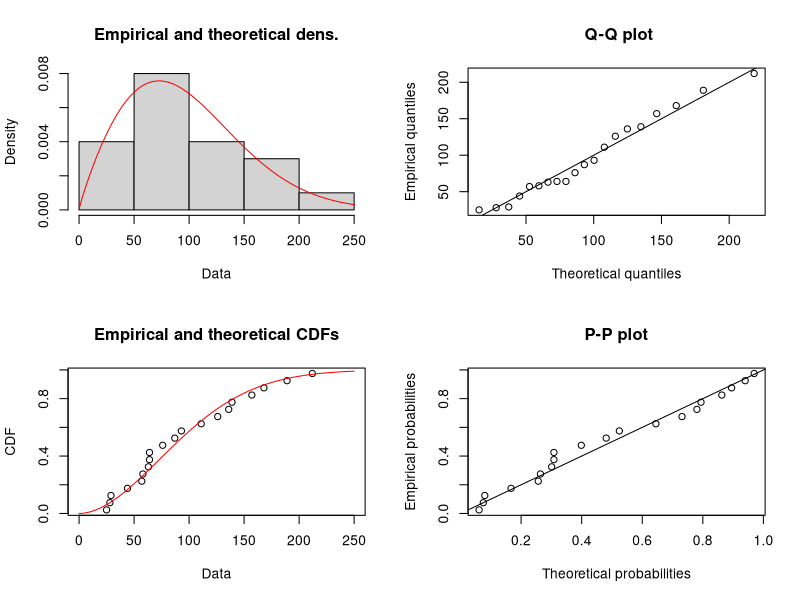

The R source for this figure: (Note: this script raises an error after producing the figure.)
library(MASS)

data <- cbind(c(1:20), 
              c(25,28,29,44,57,58,63,64,64,
                76,87,93,111,126,136,139,157,168,189,212))

colnames(data) <- c('i','t_i')
data[,2]


library(fitdistrplus)

fit <- fitdist(data[,2], "weibull")
summary(fit)
plot(fit) 

beta = 1

f <- sum(log(beta) + beta * log(lambda) + (beta - 1) * log(t) - (lambda * t_i)^beta)




loglik <- function(params, t){
  lambda <- params[1]
  beta <- params[2]
  n <- length(t)
  
  n*log(beta) + n*beta*log(lambda) +
    (beta - 1)*sum(log(t)) -
    sum((lambda * t)^beta)
}


neg_loglik <- function(params) - loglik(params, data[,2])

result <- optim(
  par    = c(0.01, 1.5),        # initial guess: lambda, beta
  fn     = neg_loglik,
  method = "L-BFGS-B",          # allows box constraints
  lower  = c(1e-10, 1e-10)      # keep both params positive
)

y <- data[,2]

f <- function(params, y){
  
  lambda <- params[1]
  beta <- params[2]
  n <- length(y)
  
  n*log(beta) + n*beta*log(lambda) + (beta - 1)*sum(log(y)) - 
    sum((lambda * y)^beta)
  
}

f(params = c(2,3), y)

initialval <- c(1,1)
optim(initialval, f,
      y = y,
      control = list(fnscale = -1),
      method = "BFGS",
      hessian = TRUE)


L <- c(2.4,3.2,3.8,4.2,5.0,5.0,
       6.2,7.6,8.4,8.4,8.8,8.8)

R <- c(2.6,3.4,4.0,4.4,5.2,5.2,
       6.4,7.8,8.6,8.6,Inf,Inf)

loglik <- function(par){
  
  lambda <- par[1]
  beta   <- par[2]
  
  if(lambda <= 0 || beta <= 0)
    return(1e20)
  
  S <- function(t)
    exp(-(lambda*t)^beta)
  
  ll <- 0
  
  for(i in seq_along(L)){
    
    if(is.infinite(R[i])){
      
      ll <- ll + log(S(L[i]))
      
    } else {
      
      ll <- ll + log(S(L[i]) - S(R[i]))
      
    }
  }
  
  -ll
}

fit <- optim(
  par = c(0.1,2),
  fn = loglik,
  method = "L-BFGS-B",
  lower = c(1e-8,1e-8)
)

fit$par




t0 <- c(2.4,3.2,3.8,4.2,5.0,6.2,7.6,8.4)
t1 <- c(2.6,3.4,4.0,4.4,5.2,6.4,7.8,8.6)

r  <- c(1,1,1,1,2,1,1,2)

tc <- 8.8      # زمان سانسور
m  <- 2        # تعداد سانسور شدهها


loglik <- function(par){
  
  lambda <- par[1]
  beta   <- par[2]
  
  if(lambda <= 0 || beta <= 0)
    return(-Inf)
  
  S <- function(t)
    exp(-(lambda*t)^beta)
  
  ll <- sum(
    r * log(S(t0) - S(t1))
  ) +
    m * log(S(tc))
  
  ll
}


fit <- optim(
  par = c(0.1,5),
  fn  = function(par) -loglik(par),
  method = "L-BFGS-B",
  lower = c(1e-10,1e-10)
)

fit$par
